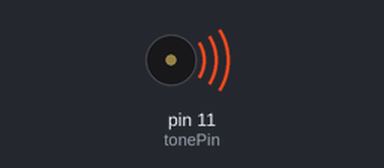
Bench run of a sketch on a simulated Arduino Uno, built with avr-gcc and run on an emulated ATmega328P. Shown: buzzer (waves = sounding).

Above: at 0.03 s.
At 3.01 s:
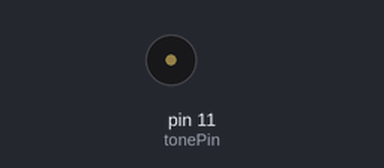
Timing chart, 0 to 5.0 s (numbered marks = the images above):
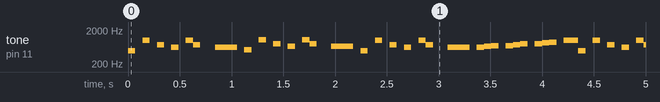

The sketch:

Pac_Man.ino
```cpp
int tonePin = 11;
void setup() {}

void midi() {

    tone(tonePin, 493, 70.75475);
    delay(70.75475);
    delay(70.75475);
    tone(tonePin, 987, 70.75475);
    delay(70.75475);
    delay(70.75475);
    tone(tonePin, 739, 70.75475);
    delay(70.75475);
    delay(70.75475);
    tone(tonePin, 622, 70.75475);
    delay(70.75475);
    delay(70.75475);
    tone(tonePin, 987, 70.75475);
    delay(70.75475);
    tone(tonePin, 739, 70.75475);
    delay(70.75475);
    delay(141.5095);
    tone(tonePin, 622, 212.26425);
    delay(212.26425);
    delay(70.75475);
    tone(tonePin, 523, 70.75475);
    delay(70.75475);
    delay(70.75475);
    tone(tonePin, 1046, 70.75475);
    delay(70.75475);
    delay(70.75475);
    tone(tonePin, 783, 70.75475);
    delay(70.75475);
    delay(70.75475);
    tone(tonePin, 659, 70.75475);
    delay(70.75475);
    delay(70.75475);
    tone(tonePin, 1046, 70.75475);
    delay(70.75475);
    tone(tonePin, 783, 70.75475);
    delay(70.75475);
    delay(141.5095);
    tone(tonePin, 659, 212.26425);
    delay(212.26425);
    delay(70.75475);
    tone(tonePin, 493, 70.75475);
    delay(70.75475);
    delay(70.75475);
    tone(tonePin, 987, 70.75475);
    delay(70.75475);
    delay(70.75475);
    tone(tonePin, 739, 70.75475);
    delay(70.75475);
    delay(70.75475);
    tone(tonePin, 622, 70.75475);
    delay(70.75475);
    delay(70.75475);
    tone(tonePin, 987, 70.75475);
    delay(70.75475);
    tone(tonePin, 739, 70.75475);
    delay(70.75475);
    delay(141.5095);
    tone(tonePin, 622, 212.26425);
    delay(212.26425);
    delay(70.75475);
    tone(tonePin, 622, 70.75475);
    delay(70.75475);
    tone(tonePin, 659, 70.75475);
    delay(70.75475);
    tone(tonePin, 698, 70.75475);
    delay(70.75475);
    delay(70.75475);
    tone(tonePin, 698, 70.75475);
    delay(70.75475);
    tone(tonePin, 739, 70.75475);
    delay(70.75475);
    tone(tonePin, 783, 70.75475);
    delay(70.75475);
    delay(70.75475);
    tone(tonePin, 783, 70.75475);
    delay(70.75475);
    tone(tonePin, 830, 70.75475);
    delay(70.75475);
    tone(tonePin, 880, 70.75475);
    delay(70.75475);
    delay(70.75475);
    tone(tonePin, 987, 141.5095);
    delay(141.5095);

}

void loop() {
    // Play midi
    midi();
}
```

Measured:
- by itself, tone on pin 11 (tonePin): plays 493 Hz for 0.07 s, 987 Hz for 0.07 s, 739 Hz for 0.07 s, 622 Hz for 0.07 s, 987 Hz for 0.07 s, 739 Hz for 0.07 s … (926 notes in this stretch)
